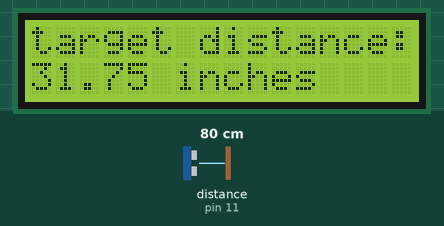
A sketch run on a simulated Arduino Uno, built with avr-gcc and run on an emulated ATmega328P. Parts: 16×2 character LCD. Wiring (inferred from the names in the program): ultrasonic range finder: trigger pin 13; echo pin 11. Inputs (shaded band) come from the test bench; at power-on: distance to the obstacle (sensor on pin 11) 80 cm. The echo pulse lasts 58.3 µs per cm.

Above: at 1.2 s.
1.3 s: distance to the obstacle (sensor on pin 11) set to 2 cm
At 2.6 s:
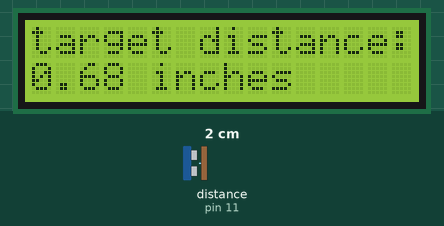
3.1 s: distance to the obstacle (sensor on pin 11) set to 4 cm
At 4.1 s:
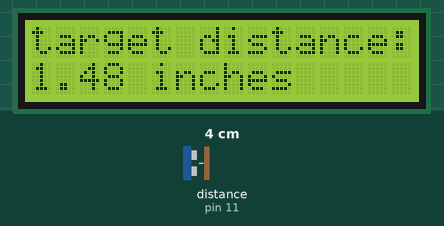
4.6 s: distance to the obstacle (sensor on pin 11) set to 9 cm
At 5.5 s:
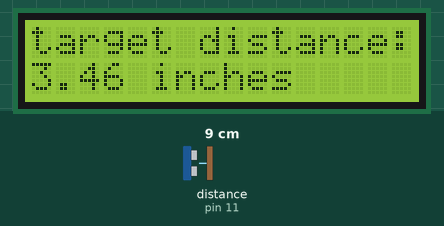
Timing chart, 0 to 7.6 s (numbered marks = the images above; inputs shaded):
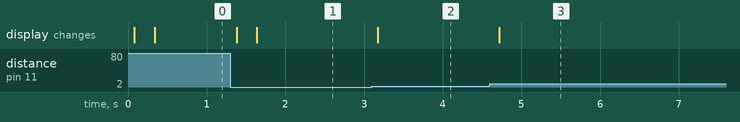

Measured:
- after the input at 1.3 s, the display: first changes after 0.08 s (image 1 shows a later state)
- after the input at 3.1 s, the display: changes after 0.08 s (image 2)
- after the input at 4.6 s, the display: changes after 0.12 s (image 3)

The sketch:

rasonic_sensor_and_lcd_on_arduino_for_distance_measurements1.ino
```cpp
#include <LiquidCrystal.h>//load the liquird crystal library
LiquidCrystal LCD{10,9,5,4,3,2};

int trigPin=13;//connect sensor trig pin to arduino pin 13
int echoPin=11;//connect sensor echo pin to arduino pin 11
float pingTime;//declare a variable for measured ping time
float targetDistance;
float speedOfSound=776.5;//speed of sound in miles per hour
void setup()
{
  Serial.begin(9600);//turn on serial moniter
  pinMode(trigPin,OUTPUT);//set the trigger pin to be an output
  pinMode(echoPin,INPUT);//set echo pin is to be input

  LCD.begin(16,2);//turn on the lcd and tell arduino how big it is.
  LCD.setCursor(0,0);//puts cirser in upper left corner of display
  LCD.print("target distance: ");//ptiny first row


}

void loop()
{
  digitalWrite(trigPin,LOW);//set the trigger pin low
  delayMicroseconds(2000);//delay 2000 microseconds
  digitalWrite(trigPin,HIGH);//trig pin high
  delayMicroseconds(15);//delay 15 microseconds
  digitalWrite(trigPin,LOW);//trig pin low
  delayMicroseconds(10);//delay 2000 microseconds

  pingTime=pulseIn(echoPin,HIGH);//measure pin time
  pingTime = pingTime/1000000.;//converts microseconds to seconds
  pingTime = pingTime/3600.;//converts seconds to hours
  targetDistance=speedOfSound * pingTime;//measure distance travelled by the ping
  targetDistance=targetDistance/2;
  targetDistance=targetDistance*63360;//miles converted into inches

  LCD.setCursor(0,1);//set curseor to first row second column
  LCD.print("                ");//clear row two
  LCD.setCursor(0,1);
  LCD.print(targetDistance);
  LCD.print(" inches");//print units
  delay(250);


}
```
